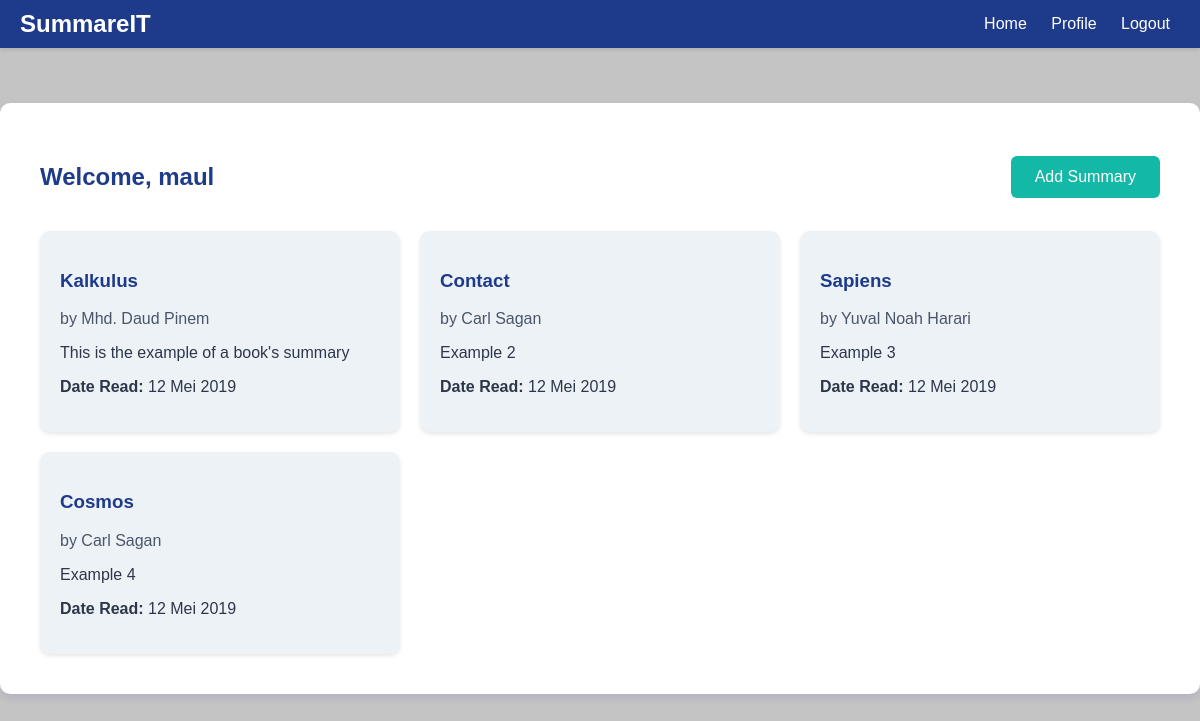
The app's page /profile (signed in) with its own data.
### app.py (models this page shows)
class User(db.Model):
    id = db.Column(db.Integer, primary_key=True)
    username = db.Column(db.String(150), nullable=False, unique=True)
    password = db.Column(db.String(150), nullable=False)

class Summary(db.Model):
    id = db.Column(db.Integer, primary_key=True)
    title = db.Column(db.String(150), nullable=False)
    author = db.Column(db.String(150), nullable=False)
    date_read = db.Column(db.String(100), nullable=False)
    summary = db.Column(db.Text, nullable=False)
    user_id = db.Column(db.Integer, db.ForeignKey('user.id'), nullable=False)

### app.py (the view)
@app.route('/profile')
def profile():
    if 'user_id' not in session:
        logging.debug('User is not logged in, redirecting to login page.')
        return redirect(url_for('login'))
    user_id = session['user_id']
    logging.debug(f'User ID from session: {user_id}')
    user = User.query.get(user_id)
    if not user:
        logging.debug('User not found, redirecting to login page.')
        return redirect(url_for('login'))
    summaries = Summary.query.filter_by(user_id=user_id).all()
    logging.debug(f'Found {len(summaries)} summaries for user ID {user_id}')
    return render_template('profile.html', user=user, summaries=summaries)

### templates/profile.html (shortened to what this page needs)
{% extends "base.html" %}
{% block content %}
<div class="profile-header">
    <div class="profile-info">
        <h2>Welcome, {{ user.username }}</h2>
    </div>
    <a href="{{ url_for('add_summary') }}" class="btn add-summary-btn">Add Summary</a>
</div>
<div class="grid">
    {% for summary in summaries %}
    <div class="card">
        <h3>{{ summary.title }}</h3>
        <p class="author">by {{ summary.author }}</p>
        <p>{{ summary.summary }}</p>
        <p><strong>Date Read:</strong> {{ summary.date_read }}</p>
    </div>
    {% endfor %}
</div>
{% endblock %}

### templates/base.html (shortened to what this page needs)
<!DOCTYPE html>
<html lang="en">
<head>
    <link rel="stylesheet" href="{{ url_for('static', filename='css/styles.css') }}">
</head>
<body>
    <header>
        <div class="logo">SummareIT</div>
        <nav>
            <a href="{{ url_for('index') }}">Home</a>
            {% if 'user_id' in session %}
                <a href="{{ url_for('profile') }}">Profile</a>
                <a href="{{ url_for('logout') }}">Logout</a>
            {% else %}
                <a href="{{ url_for('login') }}">Login</a>
                <a href="{{ url_for('register') }}">Register</a>
            {% endif %}
        </nav>
    </header>
    <div class="container">
        {% block content %}{% endblock %}
    </div>
</body>
</html>

### static/css/styles.css (style rules this page uses)
body { background-color: #c4c4c4; color: #2D3748; font-family: Arial, sans-serif; margin: 0; padding: 0; }
header { background-color: #1E3A8A; color: #FFFFFF; padding: 10px 20px; margin-bottom: 55px; display: flex; justify-content: space-between; align-items: center; box-shadow: 0 2px 4px rgba(0, 0, 0, 0.1); }
header .logo { font-size: 24px; font-weight: bold; }
header nav a { color: #FFFFFF; margin: 0 10px; text-decoration: none; }
.container { padding: 40px; max-width: 1200px; margin: 0 auto; background-color: #FFFFFF; box-shadow: 0 4px 8px rgba(10, 18, 168, 0.1); border-radius: 10px; }
.btn { background-color: #14B8A6; color: white; padding: 12px 24px; border: none; border-radius: 6px; cursor: pointer; text-decoration: none; }
.add-summary-btn { float: right; }
.grid { display: grid; grid-template-columns: repeat(auto-fill, minmax(300px, 1fr)); gap: 20px; }
.card { background-color: #EDF2F7; border-radius: 10px; padding: 20px; box-shadow: 0 2px 4px rgba(0, 0, 0, 0.1); position: relative; }
.card h3 { color: #1E3A8A; }
.card .author { color: #4A5568; }
.profile-header { display: flex; justify-content: space-between; align-items: center; margin-bottom: 20px; }
.profile-info h2 { color: #1E3A8A; }

### records on screen
User: username "maul"
Summary: title "Kalkulus", author "Mhd. Daud Pinem", summary "This is the example of a book's summary", date_read "12 Mei 2019"
Summary: title "Contact", author "Carl Sagan", summary "Example 2", date_read "12 Mei 2019"
Summary: title "Sapiens", author "Yuval Noah Harari", summary "Example 3", date_read "12 Mei 2019"
Summary: title "Cosmos", author "Carl Sagan", summary "Example 4", date_read "12 Mei 2019"
